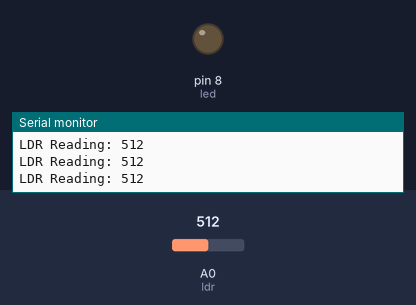
This sketch was run on a simulated Arduino Uno, built with avr-gcc and run on an emulated ATmega328P. Parts: output pins drawn as LEDs (lit = HIGH), the last lines printed to the serial monitor. The test bench sets the inputs (shaded band); at power-on: A0 (ldr) = 512.

Above: at 1.3 s.
1.4 s: A0 (ldr) set to 484
At 2.1 s:
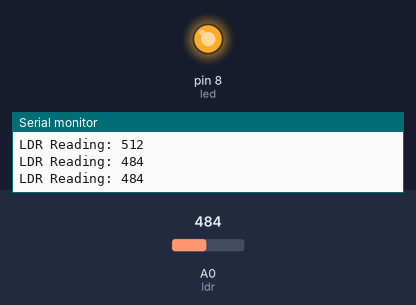
3.0 s: A0 (ldr) set to 510
At 3.3 s:
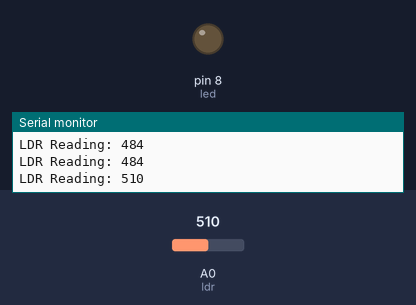
4.5 s: A0 (ldr) set to 490
At 5.7 s:
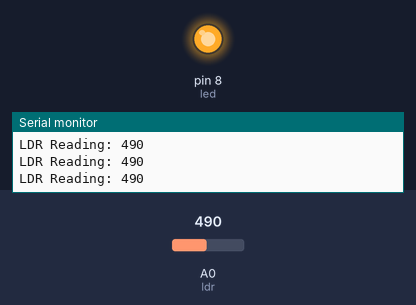
Timing chart, 0 to 7.5 s (numbered marks = the images above; inputs shaded):
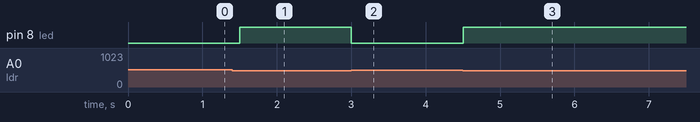

The sketch:

day-02.ino
```cpp
int ldr = A0;
int led = 8;
int threshold = 500;

void setup() {
  Serial.begin(9600);
  pinMode(led, OUTPUT);
}

void loop() {
  int ldrValue = analogRead(ldr);

  Serial.print("LDR Reading: ");
  Serial.println(ldrValue);

  if (ldrValue < threshold) {
    digitalWrite(led, HIGH);
  } else {
    digitalWrite(led, LOW);
  }

  delay(500);
}
```

Measured:
- the behaviour switches between 500 and 499 on A0 (ldr) (found by bisection; images 0 and 1)
- after the input at 1.4 s, pin 8 (led): LOW → HIGH after 0.10 s
- after the input at 3.0 s, pin 8 (led): HIGH → LOW at once
- after the input at 4.5 s, pin 8 (led): LOW → HIGH at once
